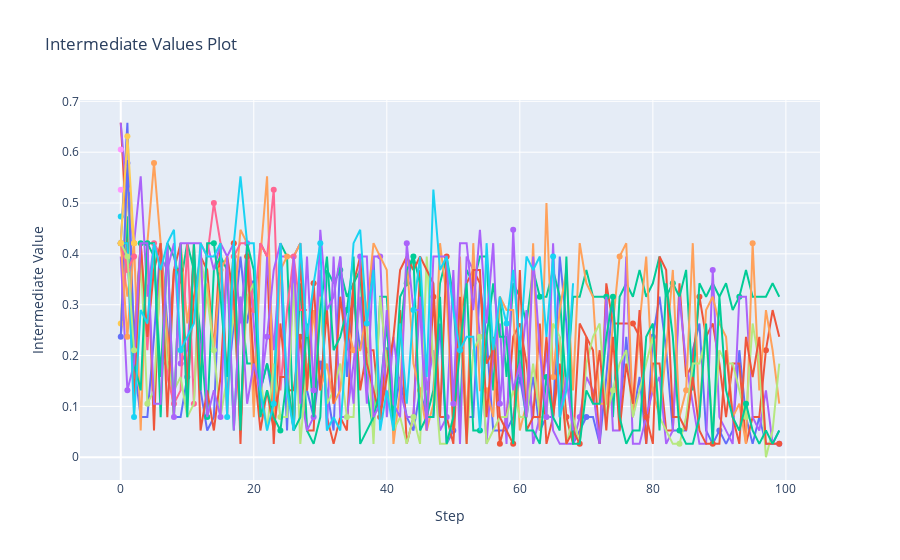

Notebook code cell kept with this figure:
### Code cell
plot_intermediate_values(study)
